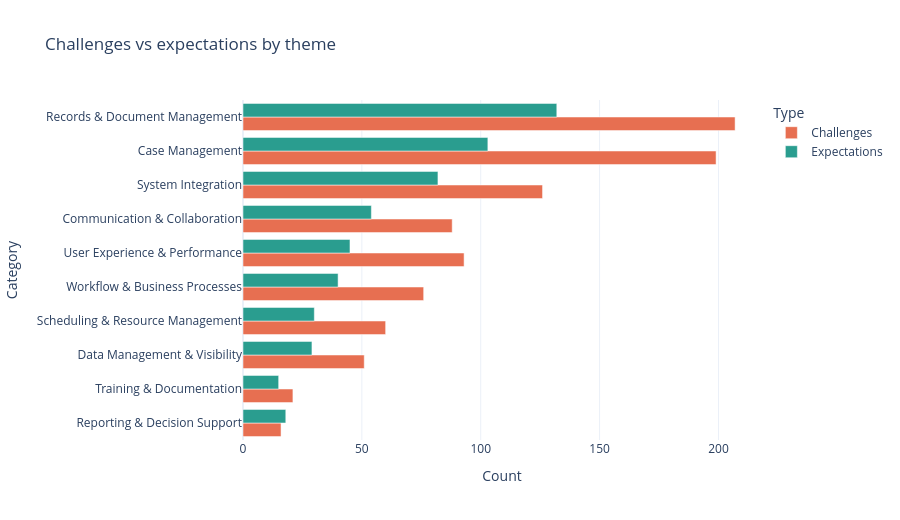

The notebook cell this image was saved under:
### Code cell
ch_c = df["Category"].value_counts()
ex_c = expectations_df["Category"].value_counts()
cats = sorted(set(ch_c.index) | set(ex_c.index), key=lambda c: -(ch_c.get(c, 0) + ex_c.get(c, 0)))
plot_cmp = pd.DataFrame({
    "Category": cats,
    "Challenges": [int(ch_c.get(c, 0)) for c in cats],
    "Expectations": [int(ex_c.get(c, 0)) for c in cats],
}).melt(id_vars="Category", var_name="Type", value_name="Count")
fig_cmp = px.bar(
    plot_cmp, x="Count", y="Category", color="Type", barmode="group", orientation="h",
    title="Challenges vs expectations by theme",
    color_discrete_map={"Challenges": "#E76F51", "Expectations": "#2A9D8F"},
)
fig_cmp.update_layout(height=520, template="plotly_white", yaxis=dict(categoryorder="total ascending"))
fig_cmp.show()

### Figure 1 — Plotly figure (JSON) as saved in the notebook; plotly's stock layout.template omitted (floating-point values rounded to 4 significant figures)
{"data": [{"alignmentgroup": "True", "hovertemplate": "Type=Challenges<br>Count=%{x}<br>Category=%{y}<extra></extra>", "legendgroup": "Challenges", "marker": {"color": "#E76F51", "pattern": {"shape": ""}}, "name": "Challenges", "offsetgroup": "Challenges", "orientation": "h", "showlegend": true, "textposition": "auto", "type": "bar", "x": [207, 199, 126, 88, 93, 76, 60, 51, 21, 16], "xaxis": "x", "y": ["Records & Document Management", "Case Management", "System Integration", "Communication & Collaboration", "User Experience & Performance", "Workflow & Business Processes", "Scheduling & Resource Management", "Data Management & Visibility", "Training & Documentation", "Reporting & Decision Support"], "yaxis": "y"}, {"alignmentgroup": "True", "hovertemplate": "Type=Expectations<br>Count=%{x}<br>Category=%{y}<extra></extra>", "legendgroup": "Expectations", "marker": {"color": "#2A9D8F", "pattern": {"shape": ""}}, "name": "Expectations", "offsetgroup": "Expectations", "orientation": "h", "showlegend": true, "textposition": "auto", "type": "bar", "x": [132, 103, 82, 54, 45, 40, 30, 29, 15, 18], "xaxis": "x", "y": ["Records & Document Management", "Case Management", "System Integration", "Communication & Collaboration", "User Experience & Performance", "Workflow & Business Processes", "Scheduling & Resource Management", "Data Management & Visibility", "Training & Documentation", "Reporting & Decision Support"], "yaxis": "y"}], "layout": {"barmode": "group", "height": 520, "legend": {"title": {"text": "Type"}, "tracegroupgap": 0}, "title": {"text": "Challenges vs expectations by theme"}, "xaxis": {"anchor": "y", "domain": [0, 1], "title": {"text": "Count"}}, "yaxis": {"anchor": "x", "categoryorder": "total ascending", "domain": [0, 1], "title": {"text": "Category"}}}}
